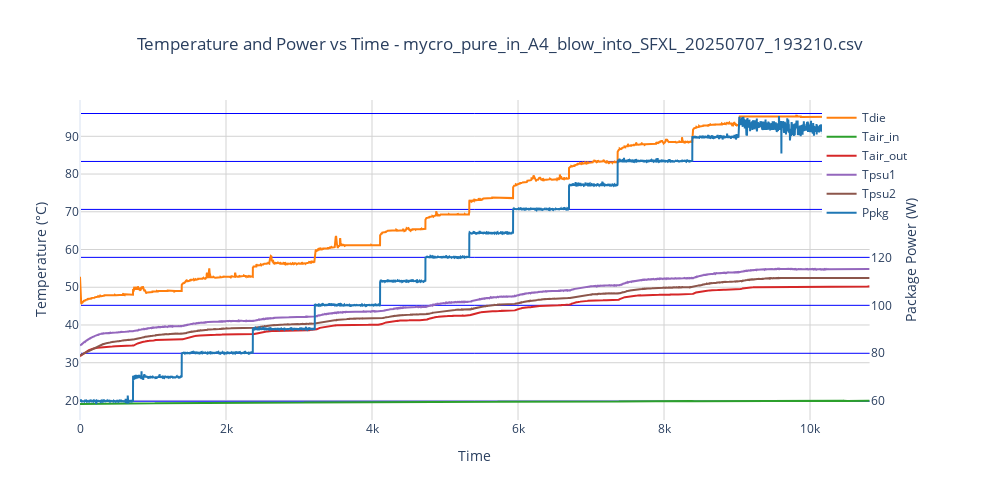
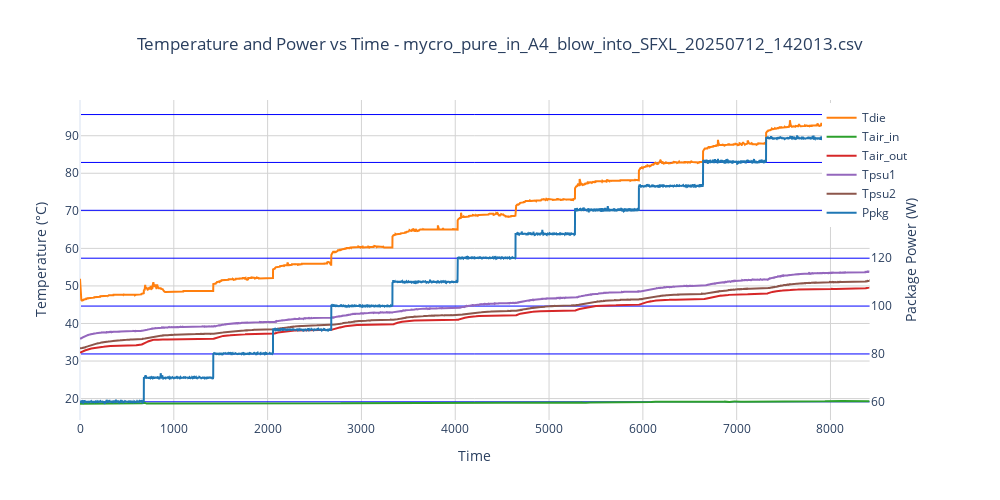

The code cell stored with these charts, in order, in its notebook:
### Code cell
# Function to create time series plots
def plot_time_series(df, title):
    fig = make_subplots(specs=[[{"secondary_y": True}]])

    # Temperature traces
    fig.add_trace(
        go.Scatter(x=df['t'], y=df['Tdie'], name="Tdie",
                   line=dict(color='#ff7f0e', width=2)),
        secondary_y=False
    )

    if 'Tair_in' in df.columns:
        fig.add_trace(
            go.Scatter(x=df['t'], y=df['Tair_in'], name="Tair_in",
                       line=dict(color='#2ca02c', width=2)),
            secondary_y=False
        )

    if 'Tair_out' in df.columns:
        fig.add_trace(
            go.Scatter(x=df['t'], y=df['Tair_out'], name="Tair_out",
                       line=dict(color='#d62728', width=2)),
            secondary_y=False
        )

    if 'Tpsu1' in df.columns:
        fig.add_trace(
            go.Scatter(x=df['t'], y=df['Tpsu1'], name="Tpsu1",
                       line=dict(color='#9467bd', width=2)),
            secondary_y=False
        )

    if 'Tpsu2' in df.columns:
        fig.add_trace(
            go.Scatter(x=df['t'], y=df['Tpsu2'], name="Tpsu2",
                       line=dict(color='#8c564b', width=2)),
            secondary_y=False
        )

    # Power trace
    fig.add_trace(
        go.Scatter(x=df['t'], y=df['Ppkg'], name="Ppkg",
                   line=dict(color='#1f77b4', width=2)),
        secondary_y=True
    )

    fig.update_layout(
        title=dict(text=title, x=0.5),
        plot_bgcolor='white',
        hovermode='x unified',
        width=1000,
        height=500,
        showlegend=True,
        legend=dict(
            yanchor="top",
            y=0.99,
            xanchor="right",
            x=0.99
        )
    )

    fig.update_xaxes(title_text="Time", gridcolor='lightgray')
    fig.update_yaxes(title_text="Temperature (°C)", secondary_y=False, gridcolor='lightgray')
    fig.update_yaxes(title_text="Package Power (W)", secondary_y=True, gridcolor='blue')

    return fig


# Plot time series for each dataset
for name, df in dataframes.items():
    fig = plot_time_series(df, f"Temperature and Power vs Time - {name}")
    fig.show()

### Figure 1 — Plotly figure (JSON) as saved in the notebook; plotly's stock layout.template omitted (floating-point values rounded to 4 significant figures; data arrays with more than 128 entries replaced by an {"elided": "..."} marker saying what was removed)
{"data": [{"line": {"color": "#ff7f0e", "width": 2}, "name": "Tdie", "x": {"elided": "10816 int values"}, "y": {"elided": "10816 float values"}, "type": "scatter", "xaxis": "x", "yaxis": "y"}, {"line": {"color": "#2ca02c", "width": 2}, "name": "Tair_in", "x": {"elided": "10816 int values"}, "y": {"elided": "10816 float values"}, "type": "scatter", "xaxis": "x", "yaxis": "y"}, {"line": {"color": "#d62728", "width": 2}, "name": "Tair_out", "x": {"elided": "10816 int values"}, "y": {"elided": "10816 float values"}, "type": "scatter", "xaxis": "x", "yaxis": "y"}, {"line": {"color": "#9467bd", "width": 2}, "name": "Tpsu1", "x": {"elided": "10816 int values"}, "y": {"elided": "10816 float values"}, "type": "scatter", "xaxis": "x", "yaxis": "y"}, {"line": {"color": "#8c564b", "width": 2}, "name": "Tpsu2", "x": {"elided": "10816 int values"}, "y": {"elided": "10816 float values"}, "type": "scatter", "xaxis": "x", "yaxis": "y"}, {"line": {"color": "#1f77b4", "width": 2}, "name": "Ppkg", "x": {"elided": "10816 int values"}, "y": {"elided": "10816 float values"}, "type": "scatter", "xaxis": "x", "yaxis": "y2"}], "layout": {"xaxis": {"anchor": "y", "domain": [0.0, 0.94], "title": {"text": "Time"}, "gridcolor": "lightgray"}, "yaxis": {"anchor": "x", "domain": [0.0, 1.0], "title": {"text": "Temperature (°C)"}, "gridcolor": "lightgray"}, "yaxis2": {"anchor": "x", "overlaying": "y", "side": "right", "title": {"text": "Package Power (W)"}, "gridcolor": "blue"}, "title": {"text": "Temperature and Power vs Time - mycro_pure_in_A4_blow_into_SFXL_20250707_193210.csv", "x": 0.5}, "legend": {"yanchor": "top", "y": 0.99, "xanchor": "right", "x": 0.99}, "plot_bgcolor": "white", "hovermode": "x unified", "width": 1000, "height": 500, "showlegend": true}}

### Figure 2 — Plotly figure (JSON) as saved in the notebook; plotly's stock layout.template omitted (floating-point values rounded to 4 significant figures; data arrays with more than 128 entries replaced by an {"elided": "..."} marker saying what was removed)
{"data": [{"line": {"color": "#ff7f0e", "width": 2}, "name": "Tdie", "x": {"elided": "8414 int values"}, "y": {"elided": "8414 float values"}, "type": "scatter", "xaxis": "x", "yaxis": "y"}, {"line": {"color": "#2ca02c", "width": 2}, "name": "Tair_in", "x": {"elided": "8414 int values"}, "y": {"elided": "8414 float values"}, "type": "scatter", "xaxis": "x", "yaxis": "y"}, {"line": {"color": "#d62728", "width": 2}, "name": "Tair_out", "x": {"elided": "8414 int values"}, "y": {"elided": "8414 float values"}, "type": "scatter", "xaxis": "x", "yaxis": "y"}, {"line": {"color": "#9467bd", "width": 2}, "name": "Tpsu1", "x": {"elided": "8414 int values"}, "y": {"elided": "8414 float values"}, "type": "scatter", "xaxis": "x", "yaxis": "y"}, {"line": {"color": "#8c564b", "width": 2}, "name": "Tpsu2", "x": {"elided": "8414 int values"}, "y": {"elided": "8414 float values"}, "type": "scatter", "xaxis": "x", "yaxis": "y"}, {"line": {"color": "#1f77b4", "width": 2}, "name": "Ppkg", "x": {"elided": "8414 int values"}, "y": {"elided": "8414 float values"}, "type": "scatter", "xaxis": "x", "yaxis": "y2"}], "layout": {"xaxis": {"anchor": "y", "domain": [0.0, 0.94], "title": {"text": "Time"}, "gridcolor": "lightgray"}, "yaxis": {"anchor": "x", "domain": [0.0, 1.0], "title": {"text": "Temperature (°C)"}, "gridcolor": "lightgray"}, "yaxis2": {"anchor": "x", "overlaying": "y", "side": "right", "title": {"text": "Package Power (W)"}, "gridcolor": "blue"}, "title": {"text": "Temperature and Power vs Time - mycro_pure_in_A4_blow_into_SFXL_20250712_142013.csv", "x": 0.5}, "legend": {"yanchor": "top", "y": 0.99, "xanchor": "right", "x": 0.99}, "plot_bgcolor": "white", "hovermode": "x unified", "width": 1000, "height": 500, "showlegend": true}}
